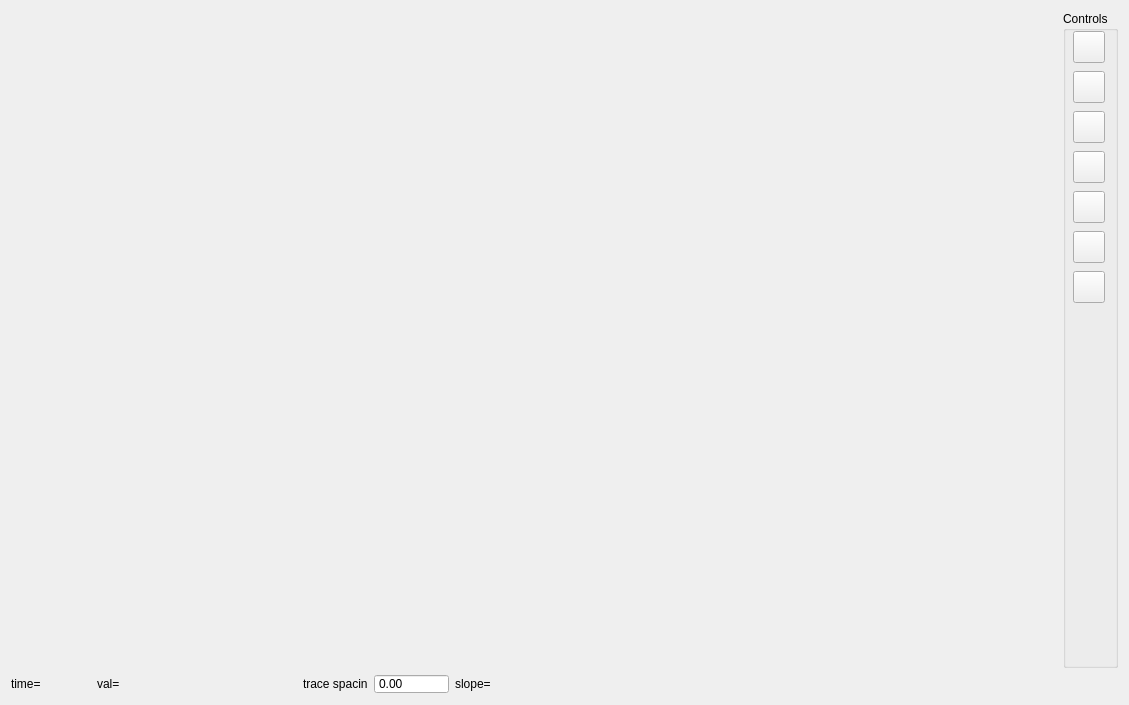
<?xml version="1.0" encoding="UTF-8"?>
<ui version="4.0">
 <class>trace_group_ex</class>
 <widget class="QWidget" name="trace_group_ex">
  <property name="geometry">
   <rect>
    <x>0</x>
    <y>0</y>
    <width>1129</width>
    <height>705</height>
   </rect>
  </property>
  <property name="sizePolicy">
   <sizepolicy hsizetype="Preferred" vsizetype="Preferred">
    <horstretch>0</horstretch>
    <verstretch>0</verstretch>
   </sizepolicy>
  </property>
  <property name="maximumSize">
   <size>
    <width>16777215</width>
    <height>16777215</height>
   </size>
  </property>
  <property name="windowTitle">
   <string>Form</string>
  </property>
  <property name="autoFillBackground">
   <bool>true</bool>
  </property>
  <layout class="QGridLayout" name="gridLayout">
   <item row="3" column="3">
    <widget class="QDoubleSpinBox" name="trspacingSpinBox">
     <property name="maximumSize">
      <size>
       <width>75</width>
       <height>20</height>
      </size>
     </property>
     <property name="buttonSymbols">
      <enum>QAbstractSpinBox::NoButtons</enum>
     </property>
     <property name="decimals">
      <number>2</number>
     </property>
     <property name="maximum">
      <double>9999.000000000000000</double>
     </property>
     <property name="singleStep">
      <double>0.250000000000000</double>
     </property>
    </widget>
   </item>
   <item row="0" column="6" rowspan="2">
    <widget class="QGroupBox" name="groupBox">
     <property name="maximumSize">
      <size>
       <width>55</width>
       <height>16777215</height>
      </size>
     </property>
     <property name="title">
      <string>Controls</string>
     </property>
     <widget class="QToolButton" name="fitall">
      <property name="geometry">
       <rect>
        <x>10</x>
        <y>20</y>
        <width>32</width>
        <height>32</height>
       </rect>
      </property>
      <property name="minimumSize">
       <size>
        <width>32</width>
        <height>32</height>
       </size>
      </property>
      <property name="maximumSize">
       <size>
        <width>32</width>
        <height>32</height>
       </size>
      </property>
      <property name="text">
       <string/>
      </property>
      <property name="icon">
       <iconset resource="symbols.qrc">
        <normaloff>:/symbols/zoomall.png</normaloff>:/symbols/zoomall.png</iconset>
      </property>
      <property name="iconSize">
       <size>
        <width>30</width>
        <height>30</height>
       </size>
      </property>
     </widget>
     <widget class="QToolButton" name="fitvert">
      <property name="geometry">
       <rect>
        <x>10</x>
        <y>60</y>
        <width>32</width>
        <height>32</height>
       </rect>
      </property>
      <property name="minimumSize">
       <size>
        <width>32</width>
        <height>32</height>
       </size>
      </property>
      <property name="maximumSize">
       <size>
        <width>32</width>
        <height>32</height>
       </size>
      </property>
      <property name="text">
       <string/>
      </property>
      <property name="icon">
       <iconset resource="symbols.qrc">
        <normaloff>:/symbols/zoomvert.png</normaloff>:/symbols/zoomvert.png</iconset>
      </property>
      <property name="iconSize">
       <size>
        <width>30</width>
        <height>30</height>
       </size>
      </property>
     </widget>
     <widget class="QToolButton" name="fithor">
      <property name="geometry">
       <rect>
        <x>10</x>
        <y>100</y>
        <width>32</width>
        <height>32</height>
       </rect>
      </property>
      <property name="minimumSize">
       <size>
        <width>32</width>
        <height>32</height>
       </size>
      </property>
      <property name="maximumSize">
       <size>
        <width>32</width>
        <height>32</height>
       </size>
      </property>
      <property name="text">
       <string/>
      </property>
      <property name="icon">
       <iconset resource="symbols.qrc">
        <normaloff>:/symbols/zoomhor.png</normaloff>:/symbols/zoomhor.png</iconset>
      </property>
      <property name="iconSize">
       <size>
        <width>30</width>
        <height>30</height>
       </size>
      </property>
     </widget>
     <widget class="QToolButton" name="params">
      <property name="geometry">
       <rect>
        <x>10</x>
        <y>140</y>
        <width>32</width>
        <height>32</height>
       </rect>
      </property>
      <property name="minimumSize">
       <size>
        <width>32</width>
        <height>32</height>
       </size>
      </property>
      <property name="maximumSize">
       <size>
        <width>32</width>
        <height>32</height>
       </size>
      </property>
      <property name="text">
       <string/>
      </property>
      <property name="icon">
       <iconset resource="symbols.qrc">
        <normaloff>:/symbols/params.png</normaloff>:/symbols/params.png</iconset>
      </property>
      <property name="iconSize">
       <size>
        <width>30</width>
        <height>30</height>
       </size>
      </property>
     </widget>
     <widget class="QToolButton" name="filter">
      <property name="geometry">
       <rect>
        <x>10</x>
        <y>180</y>
        <width>32</width>
        <height>32</height>
       </rect>
      </property>
      <property name="minimumSize">
       <size>
        <width>32</width>
        <height>32</height>
       </size>
      </property>
      <property name="maximumSize">
       <size>
        <width>32</width>
        <height>32</height>
       </size>
      </property>
      <property name="text">
       <string/>
      </property>
      <property name="icon">
       <iconset resource="symbols.qrc">
        <normaloff>:/symbols/filter.png</normaloff>:/symbols/filter.png</iconset>
      </property>
      <property name="iconSize">
       <size>
        <width>30</width>
        <height>30</height>
       </size>
      </property>
     </widget>
     <widget class="QToolButton" name="fbpick">
      <property name="geometry">
       <rect>
        <x>10</x>
        <y>220</y>
        <width>32</width>
        <height>32</height>
       </rect>
      </property>
      <property name="minimumSize">
       <size>
        <width>32</width>
        <height>32</height>
       </size>
      </property>
      <property name="maximumSize">
       <size>
        <width>32</width>
        <height>32</height>
       </size>
      </property>
      <property name="text">
       <string/>
      </property>
      <property name="icon">
       <iconset resource="symbols.qrc">
        <normaloff>:/symbols/fbpick.png</normaloff>:/symbols/fbpick.png</iconset>
      </property>
      <property name="iconSize">
       <size>
        <width>30</width>
        <height>30</height>
       </size>
      </property>
     </widget>
     <widget class="QToolButton" name="prof_drw">
      <property name="geometry">
       <rect>
        <x>10</x>
        <y>260</y>
        <width>32</width>
        <height>32</height>
       </rect>
      </property>
      <property name="minimumSize">
       <size>
        <width>32</width>
        <height>32</height>
       </size>
      </property>
      <property name="maximumSize">
       <size>
        <width>32</width>
        <height>32</height>
       </size>
      </property>
      <property name="text">
       <string/>
      </property>
      <property name="icon">
       <iconset resource="symbols.qrc">
        <normaloff>:/symbols/profile_dwr.png</normaloff>:/symbols/profile_dwr.png</iconset>
      </property>
      <property name="iconSize">
       <size>
        <width>30</width>
        <height>30</height>
       </size>
      </property>
      <property name="checkable">
       <bool>false</bool>
      </property>
     </widget>
    </widget>
   </item>
   <item row="0" column="0" rowspan="2" colspan="6">
    <widget class="QCustomPlot" name="tracePlot" native="true">
     <property name="minimumSize">
      <size>
       <width>200</width>
       <height>400</height>
      </size>
     </property>
     <property name="maximumSize">
      <size>
       <width>2048</width>
       <height>1048</height>
      </size>
     </property>
    </widget>
   </item>
   <item row="3" column="1">
    <widget class="QLabel" name="xval">
     <property name="maximumSize">
      <size>
       <width>200</width>
       <height>20</height>
      </size>
     </property>
     <property name="text">
      <string>val=</string>
     </property>
    </widget>
   </item>
   <item row="3" column="0">
    <widget class="QLabel" name="yval">
     <property name="maximumSize">
      <size>
       <width>80</width>
       <height>20</height>
      </size>
     </property>
     <property name="text">
      <string>time=</string>
     </property>
    </widget>
   </item>
   <item row="3" column="2">
    <widget class="QLabel" name="label">
     <property name="maximumSize">
      <size>
       <width>65</width>
       <height>20</height>
      </size>
     </property>
     <property name="text">
      <string>trace spacing</string>
     </property>
    </widget>
   </item>
   <item row="3" column="4">
    <widget class="QLabel" name="slope_label">
     <property name="maximumSize">
      <size>
       <width>200</width>
       <height>20</height>
      </size>
     </property>
     <property name="text">
      <string>slope=</string>
     </property>
    </widget>
   </item>
  </layout>
 </widget>
 <customwidgets>
  <customwidget>
   <class>QCustomPlot</class>
   <extends>QWidget</extends>
   <header>../../qcustomplot.h</header>
   <container>1</container>
  </customwidget>
 </customwidgets>
 <resources>
  <include location="symbols.qrc"/>
 </resources>
 <connections/>
</ui>
